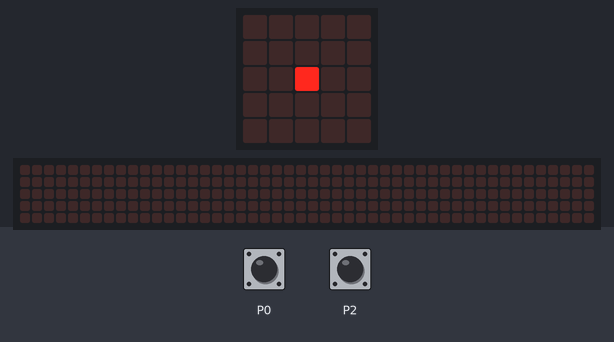
A program run on a simulated BBC micro:bit (MakeCode). Parts: the board's 5×5 LED display, a strip that is not on the board, showing the scrolling text unrolled. The inputs (shaded band) are chosen by the test bench. The 48×5 strip is a reading aid, not a part: it shows the text the display is scrolling, unrolled, one strip-width of it at a time.

Above: at 1.6 s.
1.7 s: touch pin P2 pressed for 0.15 s
At 2.05 s:
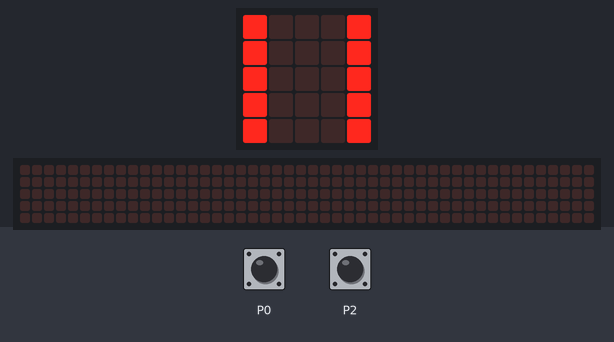
At 6.6 s:
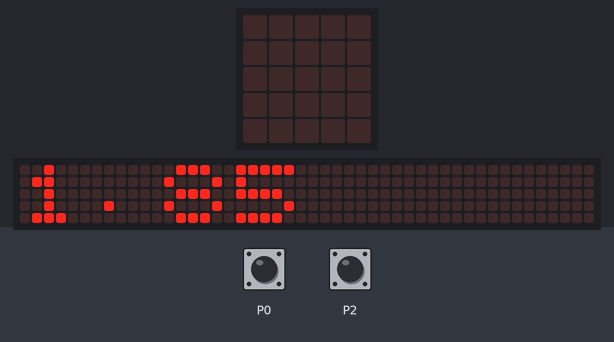
Timing chart, 0 to 8.1 s (numbered marks = the images above; inputs shaded):
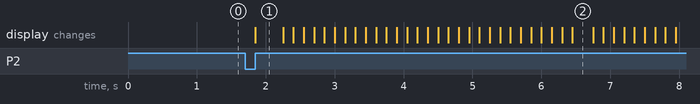

The program:

main.ts
```typescript
input.onPinPressed(TouchPin.P0, function () {
    Tiempo_0 = control.eventTimestamp() / 1000000
    basic.showLeds(`
        # . . . .
        # . . . .
        # . . . .
        # . . . .
        # . . . .
        `)
})
input.onPinPressed(TouchPin.P2, function () {
    Tiempo_1 = control.eventTimestamp() / 1000000
    basic.showLeds(`
        # . . . #
        # . . . #
        # . . . #
        # . . . #
        # . . . #
        `)
    TIEMPO = Tiempo_1 - Tiempo_0
    basic.showNumber(TIEMPO)
    VELOCIDAD = 0.54 / TIEMPO
    for (let index = 0; index < 2; index++) {
        basic.showNumber(VELOCIDAD)
        basic.showString("m/s")
        basic.showIcon(IconNames.Heart)
        basic.clearScreen()
    }
})
let VELOCIDAD = 0
let TIEMPO = 0
let Tiempo_1 = 0
let Tiempo_0 = 0
basic.showLeds(`
    . . . . .
    . . . . .
    . . # . .
    . . . . .
    . . . . .
    `)
```

test.ts
```typescript
// aquí va el archivo "tests"; esto no se compilará cuando este paquete se utilice como una extensión.
```

Measured:
- after the input at 1.7 s, the display: changes after 0.15 s (image 1)
- what the display in image 1 shows lasts 0.4 s, from 1.9 s to 2.3 s
